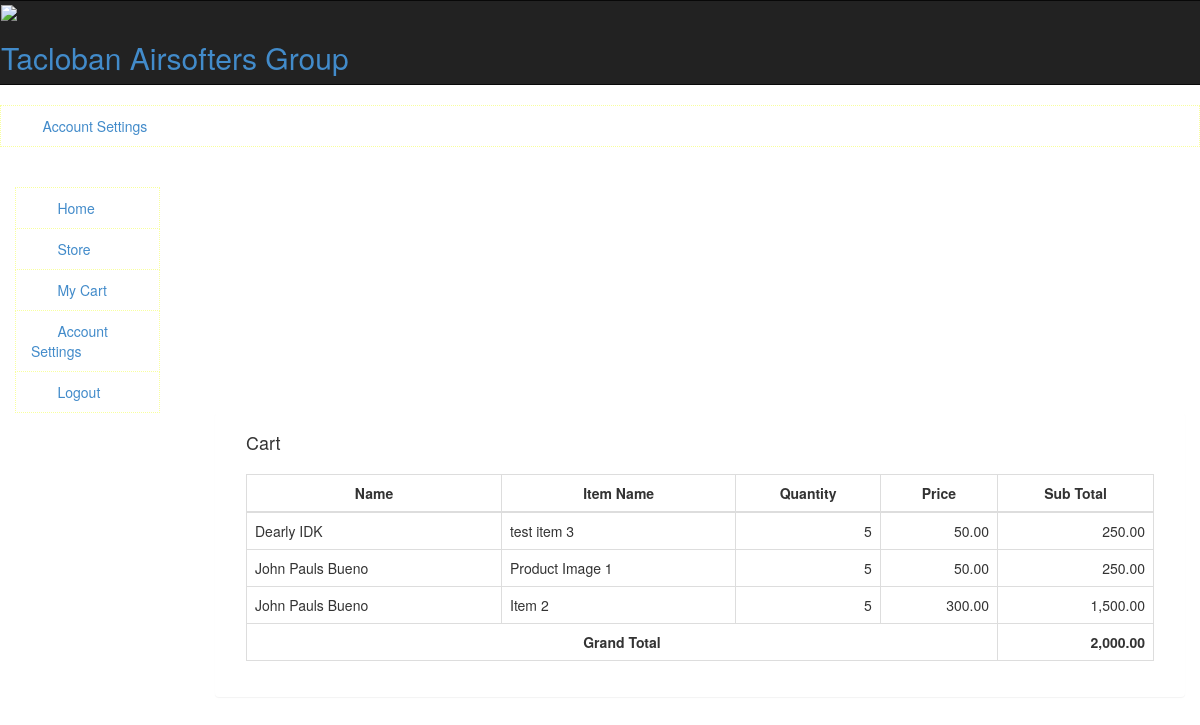
Screenshot of /index.php/admin/sales with the database file from the repository.
### tables this page shows
CREATE TABLE `cart` (
  `id` int(11) NOT NULL,
  `product` int(11) NOT NULL,
  `quantity` int(11) NOT NULL,
  `cid` int(11) NOT NULL,
  `price` decimal(11,2) NOT NULL,
  `status` int(11) NOT NULL
);

CREATE TABLE `contacts` (
  `id` int(11) NOT NULL,
  `first_name` varchar(255) NOT NULL,
  `last_name` varchar(255) NOT NULL,
  `dob` date NOT NULL,
  `pob` varchar(255) NOT NULL,
  `work` varchar(255) NOT NULL,
  `location` varchar(255) NOT NULL,
  `contact` varchar(255) NOT NULL,
  `email` varchar(255) NOT NULL,
  `gender` varchar(255) NOT NULL,
  `image` text NOT NULL,
  `deleted` int(1) NOT NULL
);

CREATE TABLE `products` (
  `id` int(11) NOT NULL,
  `item_name` varchar(255) NOT NULL,
  `quantity` int(11) NOT NULL,
  `serial` varchar(255) NOT NULL,
  `price` double(11,2) NOT NULL,
  `image` text NOT NULL,
  `short_description` text NOT NULL
);

### application/controllers/Admin.php (called while the page is built, shortened)
<?php
class Admin extends CI_Controller
{
    public function sales()
    {
        $this->load->model('home');
        $this->load->view('templates/header');
        $this->load->view('templates/nav');
        $this->load->view('templates/admin_nav');
        $this->load->view('pages/admin/sales');
        $this->load->view('templates/footer');
    }
}

### index.php (called while the page is built, shortened)
<?php
require_once BASEPATH.'core/CodeIgniter.php';

### application/models/home.php (called while the page is built, shortened)
<?php
Class Home extends CI_Model
{
    public function viewSales() {
        return $this->db->query("SELECT a.id cart_id, b.*, a.quantity q, a.price p, c.first_name, c.last_name FROM `cart` a, `products` b, contacts c WHERE a.product = b.id AND a.status = 1 AND c.id = a.cid")->result_array();
    }
}

### application/views/pages/admin/sales.php (the view, shortened to what this page needs)
<?php
$product_record = $this->home->viewSales();
$total = 0;
?>
<div class="col-md-2">
</div>
<div class="col-md-10 body-container">
    <div class="panel p-body">
        <div class="panel-heading search">
            <div class="col-md-6">
                <h4>Cart</h4>
            </div>
        </div>
        <div class="panel-body">
            <div class="col-md-12">
            </div>
            <?php if (count($product_record) != 0) { ?>
                <div class="col-md-12" style="margin-top: 10px;">
                    <table class="table table-bordered" style="padding: 10px;">
                        <tr>
                            <th style="text-align: center">Name</th>
                            <th style="text-align: center">Item Name</th>
                            <th style="text-align: center">Quantity</th>
                            <th style="text-align: center">Price</th>
                            <th style="text-align: center">Sub Total</th>
                        </tr>
                        <tbody>
                        <?php foreach ($product_record as $val) { ?>
                            <tr>
                                <td>
                                    <?= $val['first_name'] . ' ' . $val['last_name'] ?>
                                </td>
                                <td><?= $val['item_name'] ?></td>
                                <td style="text-align: right"><?= $val['q'] ?></td>
                                <td style="text-align: right"><?= $val['p'] ?></td>
                                <td style="text-align: right"><?= number_format($val['q'] * $val['p'], 2, '.', ',') ?></td>
                            </tr>
                            <?php
                            $subtotal = $val['q'] * $val['p'];
                            $total += $subtotal;
                        } ?>
                        <tr>
                            <th colspan="4" style="text-align: center">Grand Total</th>
                            <th style="text-align: right"><span
                                    id="total"><?= number_format($total, 2, '.', ',') ?></span>
                            </th>
                        </tr>
                        </tbody>
                    </table>
                </div>
            <?php } ?>
        </div>
    </div>
</div>

### rows the page displays
cart: contacts.first_name "Dearly", contacts.last_name "IDK", products.item_name "test item 3", quantity "5", price "50.00", $val['q'] * $val['p'] "250.00"
cart: contacts.first_name "John Pauls", contacts.last_name "Bueno", products.item_name "Product Image 1", quantity "5", price "50.00", $val['q'] * $val['p'] "250.00"
cart: contacts.first_name "John Pauls", contacts.last_name "Bueno", products.item_name "Item 2", quantity "5", price "300.00", $val['q'] * $val['p'] "1,500.00"

### other values shown
$total "2,000.00"
